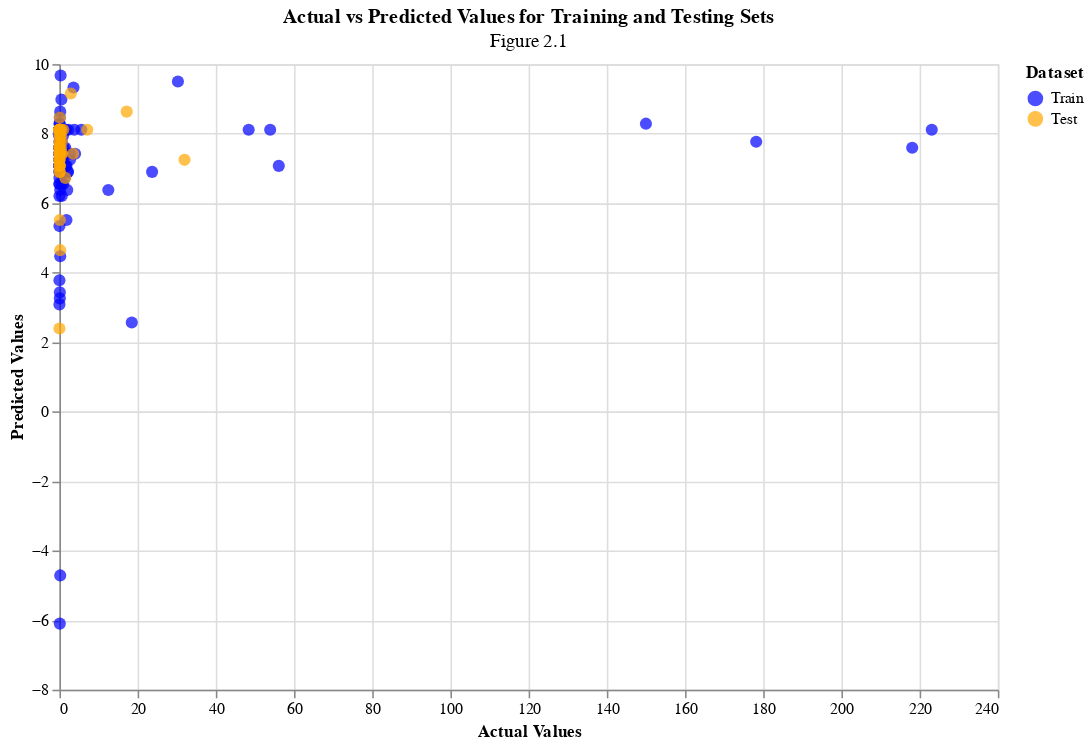

The notebook cell saved with this chart:
### Markdown cell above
A scatter representing predicted vs. actual values were plotted to visaluze the performance of the model.

### Code cell
actual_vs_predicted = alt.Chart(lr_combined_data).mark_circle(size=60, opacity=0.7).encode(
    x=alt.X('played_hours', title='Actual Values'),
    y=alt.Y('predicted', title='Predicted Values'),
    color=alt.Color('set', scale=alt.Scale(domain=['Train', 'Test'], range=['blue', 'orange']), title='Dataset'),
    tooltip=['played_hours', 'predicted', 'set']
).properties(
    title={'text': 'Actual vs Predicted Values for Training and Testing Sets',
           'subtitle': 'Figure 2.1'},
    width=600,
    height=400
)

actual_vs_predicted

### Figure 1 — Vega-Lite specification as saved in the notebook (floating-point values rounded to 4 significant figures; data arrays with more than 128 entries replaced by an {"elided": "..."} marker saying what was removed)
{"config": {"view": {"continuousWidth": 300, "continuousHeight": 300}}, "data": {"name": "data-19968701e1b2838eaf854cc1406ac2b1"}, "mark": {"type": "circle", "opacity": 0.7, "size": 60}, "encoding": {"color": {"field": "set", "scale": {"domain": ["Train", "Test"], "range": ["blue", "orange"]}, "title": "Dataset", "type": "nominal"}, "tooltip": [{"field": "played_hours", "type": "quantitative"}, {"field": "predicted", "type": "quantitative"}, {"field": "set", "type": "nominal"}], "x": {"field": "played_hours", "title": "Actual Values", "type": "quantitative"}, "y": {"field": "predicted", "title": "Predicted Values", "type": "quantitative"}}, "height": 400, "title": {"text": "Actual vs Predicted Values for Training and Testing Sets", "subtitle": "Figure 2.1"}, "width": 600, "$schema": "https://vega.github.io/schema/vega-lite/v5.20.1.json", "datasets": {"data-19968701e1b2838eaf854cc1406ac2b1": {"elided": "196 records"}}}
